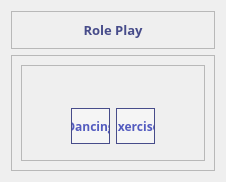
            <widget class="QWidget" name="nested_donuts1">
             <layout class="QVBoxLayout" name="verticalLayout_93">
              <item>
               <widget class="QFrame" name="frame_166">
                <property name="frameShape">
                 <enum>QFrame::StyledPanel</enum>
                </property>
                <property name="frameShadow">
                 <enum>QFrame::Raised</enum>
                </property>
                <layout class="QVBoxLayout" name="verticalLayout_91">
                 <item alignment="Qt::AlignTop">
                  <widget class="QLabel" name="label_34">
                   <property name="font">
                    <font>
                     <family>Open Sans</family>
                     <pointsize>10</pointsize>
                     <weight>75</weight>
                     <bold>true</bold>
                    </font>
                   </property>
                   <property name="styleSheet">
                    <string notr="true">#label_34{
color: #474C8A;
} </string>
                   </property>
                   <property name="text">
                    <string>Role Play</string>
                   </property>
                   <property name="alignment">
                    <set>Qt::AlignCenter</set>
                   </property>
                  </widget>
                 </item>
                </layout>
               </widget>
              </item>
              <item>
               <widget class="QFrame" name="frame_169">
                <property name="sizePolicy">
                 <sizepolicy hsizetype="Preferred" vsizetype="Expanding">
                  <horstretch>0</horstretch>
                  <verstretch>0</verstretch>
                 </sizepolicy>
                </property>
                <property name="frameShape">
                 <enum>QFrame::StyledPanel</enum>
                </property>
                <property name="frameShadow">
                 <enum>QFrame::Raised</enum>
                </property>
                <layout class="QGridLayout" name="_6">
                 <item row="0" column="0">
                  <widget class="QFrame" name="frame_170">
                   <property name="frameShape">
                    <enum>QFrame::StyledPanel</enum>
                   </property>
                   <property name="frameShadow">
                    <enum>QFrame::Raised</enum>
                   </property>
                   <layout class="QVBoxLayout" name="verticalLayout_92">
                    <item>
                     <widget class="QFrame" name="frame_171">
                      <property name="maximumSize">
                       <size>
                        <width>16777215</width>
                        <height>700</height>
                       </size>
                      </property>
                      <property name="styleSheet">
                       <string notr="true">#frame_171{
background: rgba(255, 255, 255, 0);
}</string>
                      </property>
                      <property name="frameShape">
                       <enum>QFrame::StyledPanel</enum>
                      </property>
                      <property name="frameShadow">
                       <enum>QFrame::Raised</enum>
                      </property>
                      <layout class="QVBoxLayout" name="donut_con_chart_2"/>
                     </widget>
                    </item>
                    <item>
                     <widget class="QFrame" name="frame_172">
                      <property name="maximumSize">
                       <size>
                        <width>16777215</width>
                        <height>50</height>
                       </size>
                      </property>
                      <property name="styleSheet">
                       <string notr="true">#frame_172{
border-radius: 20px;
background: rgba(255, 255, 255, 0);
}</string>
                      </property>
                      <property name="frameShape">
                       <enum>QFrame::StyledPanel</enum>
                      </property>
                      <property name="frameShadow">
                       <enum>QFrame::Raised</enum>
                      </property>
                      <layout class="QHBoxLayout" name="horizontalLayout_28">
                       <property name="leftMargin">
                        <number>40</number>
                       </property>
                       <property name="topMargin">
                        <number>7</number>
                       </property>
                       <property name="rightMargin">
                        <number>40</number>
                       </property>
                       <property name="bottomMargin">
                        <number>7</number>
                       </property>
                       <item>
                        <widget class="QPushButton" name="donutback_btn1">
                         <property name="maximumSize">
                          <size>
                           <width>300</width>
                           <height>16777215</height>
                          </size>
                         </property>
                         <property name="font">
                          <font>
                           <family>Open Sans</family>
                           <weight>75</weight>
                           <bold>true</bold>
                          </font>
                         </property>
                         <property name="styleSheet">
                          <string notr="true">#donutback_btn1{
color: #535BBF;
background: rgba(255, 255, 255, 0.4);
border: 0;
border: 1px solid #474C8A;
height: 42px;
width: auto;
}

#donutback_btn1:hover{
background: rgba(255, 255, 255, 0.8);
}</string>
                         </property>
                         <property name="text">
                          <string>Dancing</string>
                         </property>
                         <property name="icon">
                          <iconset>
                           <normaloff>assets/icons/arrow-left.png</normaloff>assets/icons/arrow-left.png</iconset>
                         </property>
                        </widget>
                       </item>
                       <item>
                        <widget class="QPushButton" name="donutnext_btn2">
                         <property name="minimumSize">
                          <size>
                           <width>10</width>
                           <height>0</height>
                          </size>
                         </property>
                         <property name="maximumSize">
                          <size>
                           <width>300</width>
                           <height>16777215</height>
                          </size>
                         </property>
                         <property name="font">
                          <font>
                           <family>Open Sans</family>
                           <weight>75</weight>
                           <bold>true</bold>
                          </font>
                         </property>
                         <property name="styleSheet">
                          <string notr="true">#donutnext_btn2{
color: #535BBF;
background: rgba(255, 255, 255, 0.4);
border: 0;
border: 1px solid #474C8A;
height: 42px;
width: auto;
}

#donutnext_btn2:hover{
background: rgba(255, 255, 255, 0.8);
}</string>
                         </property>
                         <property name="text">
                          <string>Exercise</string>
                         </property>
                         <property name="icon">
                          <iconset>
                           <normaloff>assets/icons/arrow-right.png</normaloff>assets/icons/arrow-right.png</iconset>
                         </property>
                        </widget>
                       </item>
                      </layout>
                     </widget>
                    </item>
                   </layout>
                  </widget>
                 </item>
                </layout>
               </widget>
              </item>
             </layout>
            </widget>
